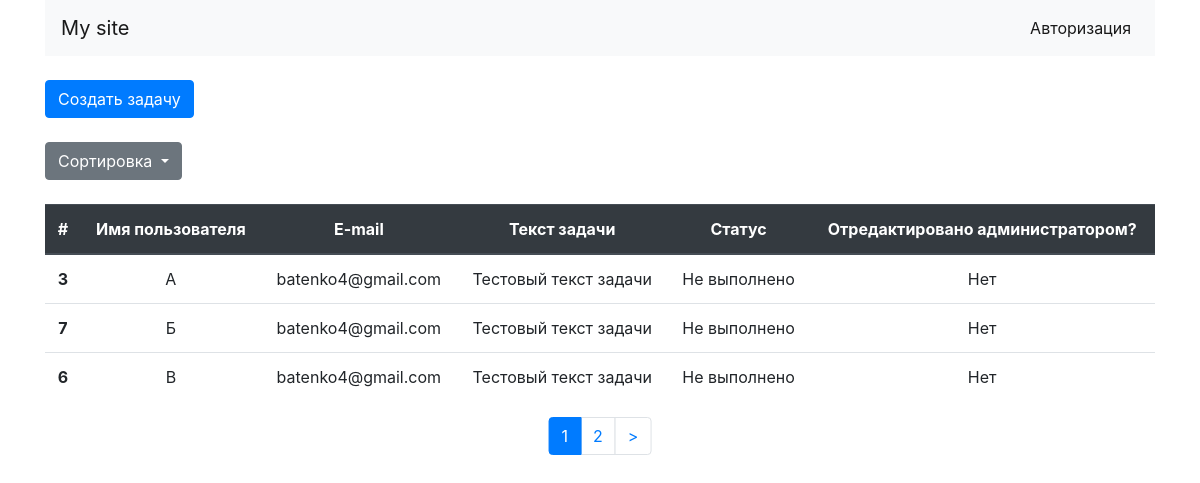
The page / on the database its author committed.
### tables this page shows
CREATE TABLE `jobs` (
  `id` int(10) unsigned NOT NULL AUTO_INCREMENT,
  `name` varchar(255) NOT NULL,
  `email` varchar(255) NOT NULL,
  `text` text NOT NULL,
  `status` tinyint(1) DEFAULT '0',
  `is_edit` tinyint(1) DEFAULT '0',
  KEY `id` (`id`)
);

### config/routes.php (called while the page is built)
<?php
return array(
    'admin/edit/([0-9]+)' => 'admin/edit/$1',
    'admin/delete/([0-9]+)' => 'admin/delete/$1',
    'admin' => 'admin/index',
    'logout' => 'login/logout',
    'create' => 'site/create',
    'login' => 'login/index',
    'page-([0-9]+)' => 'site/index/$1',
    '' => 'site/index',
);

### controllers/SiteController.php (called while the page is built, shortened)
<?php
class SiteController
{
    public function actionIndex($page = 1)
    {
        $jobs = Job::getList($page, 3, $_REQUEST);
        $total = Job::getTotalJobs();
        $pagination = new Pagination($total, $page , 3, 'page-');
        require_once(ROOT . '/views/site/index.php');
        return true;
    }
}

### index.php (called while the page is built, shortened)
<?php
require_once(ROOT.'/components/Autoload.php');
$router = new Router();
$router->run();

### components/Autoload.php (called while the page is built, shortened)
<?php
spl_autoload_register(function($class_name) {
    $array_paths = array(
        '/models/',
        '/components/',
        '/controllers/',
    );
    foreach ($array_paths as $path) {
        $path = ROOT . $path . $class_name . '.php';
    }
});

### models/User.php (called while the page is built, shortened)
<?php
class User
{
    public static function isGuest()
    {
        return true;
    }
}

### models/Job.php (called while the page is built, shortened)
<?php
class Job {
    public static function getList($page, $count = 3, $request = []) {
        $db = Db::getConnection();
        $order = 'ORDER BY name ASC';
        $result = $db->query('SELECT * FROM jobs '.$order.' LIMIT '. $count .' OFFSET '. ($page - 1) * $count);
        return $result->fetchAll();
    }
    public static function getTotalJobs() {
        $db = Db::getConnection();
        $sql = 'SELECT count(id) AS count FROM jobs';
        $result = $db->prepare($sql);
        $result->execute();
        $row = $result->fetch();
        return $row['count'];
    }
}

### views/site/index.php (the view, shortened to what this page needs)
<?php include ROOT . '/views/layouts/header.php'; ?>
<section>
    <div class="container">
        <div class="row">
            <div class="col-lg-12">
                <a href="/create" class="btn btn-primary mt-4 mb-4">Создать задачу</a>
                <div class="dropdown mb-4">
                    <button class="btn btn-secondary dropdown-toggle" type="button" id="dropdownMenuButton" data-toggle="dropdown" aria-haspopup="true" aria-expanded="false">
                        Сортировка
                    </button>
                </div>
                <table class="table" style="text-align: center">
                    <thead class="thead-dark">
                    <tr>
                        <th scope="col">#</th>
                        <th scope="col">Имя пользователя</th>
                        <th scope="col">E-mail</th>
                        <th scope="col">Текст задачи</th>
                        <th>Статус</th>
                        <th>Отредактировано администратором?</th>
                    </tr>
                    </thead>
                    <tbody>
                    <?php foreach($jobs as $job): ?>
                        <tr>
                            <th scope="row"><?php echo $job['id'] ?></th>
                            <td><?php echo $job['name'] ?></td>
                            <td><?php echo $job['email'] ?></td>
                            <td><?php echo $job['text'] ?></td>
                            <td><?php echo $job['status'] ? 'Выполнено' : 'Не выполнено'; ?></td>
                            <td><?php echo $job['is_edit'] == 1 ? 'Да' : 'Нет' ?></td>
                        </tr>
                    <?php endforeach; ?>
                    </tbody>
                </table>
                <?php echo $pagination->get(); ?>
            </div>
        </div>
    </div>
</section>
<?php include ROOT . '/views/layouts/footer.php'; ?>

### components/Router.php (shortened to what this page needs)
<?php
class Router
{
    private $routes;
    public function __construct()
    {
        $routesPath = ROOT . '/config/routes.php';
        $this->routes = include($routesPath);
    }
    private function getURI()
    {
        if (!empty($_SERVER['REQUEST_URI'])) {
            return trim($_SERVER['REQUEST_URI'], '/');
        }
    }
    public function run()
    {
        $uri = $this->getURI();
        foreach ($this->routes as $uriPattern => $path) {
            if (preg_match("~$uriPattern~", $uri)) {
                $internalRoute = preg_replace("~$uriPattern~", $path, $uri);
                $segments = explode('/', $internalRoute);
                $controllerName = array_shift($segments) . 'Controller';
                $actionName = 'action' . ucfirst(array_shift($segments));
                $parameters = $segments;
                $controllerObject = new $controllerName;
                $result = call_user_func_array(array($controllerObject, $actionName), $parameters);
                if ($result != null) {
                    break;
                }
            }
        }
    }
}

### views/layouts/header.php (shortened to what this page needs)
<!doctype html>
<html lang="en">
<head>
    <link rel="stylesheet" href="https://stackpath.bootstrapcdn.com/bootstrap/4.4.1/css/bootstrap.min.css">
    <link rel="stylesheet" href="/template/css/style.css">
</head>
<body>
<header>
    <div class="container">
        <div class="row">
            <div class="col-lg-12">
                <nav class="navbar navbar-expand-lg navbar-light bg-light ">
                    <a class="navbar-brand" href="/">My site</a>
                    <div class="collapse navbar-collapse  justify-content-end" id="navbarNav">
                        <ul class="navbar-nav" >
                            <?php if (User::isGuest()): ?>
                            <li class="nav-item active">
                                    <a class="nav-link" href="/login">Авторизация <span class="sr-only">(current)</span></a>
                            </li>
                            <?php endif ?>
                        </ul>
                    </div>
                </nav>
            </div>
        </div>
    </div>
</header>

### components/Pagination.php (shortened to what this page needs)
<?php
class Pagination
{
    private $max = 10;
    private $index = 'page';
    private $current_page;
    private $total;
    private $limit;
    public function __construct($total, $currentPage, $limit, $index)
    {
        $this->total = $total;
        $this->limit = $limit;
        $this->index = $index;
        $this->amount = $this->amount();
    }
    public function get()
    {
        $links = null;
        $limits = $this->limits();
        $html = '<nav aria-label="Page navigation example" class="navbar-nav navbar-center"><ul class="pagination">';
        for ($page = $limits[0]; $page <= $limits[1]; $page++) {
            if ($page == $this->current_page) {
                $links .= '<li class="active page-item"><a  class="page-link">' . $page . '</a></li>';
            } else {
                $links .= $this->generateHtml($page);
            }
        }
        if (!is_null($links)) {
            if ($this->current_page < $this->amount)
                $links .= $this->generateHtml($this->amount, '&gt;');
        }
        $html .= $links . '</ul></nav>';
        return $html;
    }
    private function generateHtml($page, $text = null)
    {
        if (!$text)
            $text = $page;
        $currentURI = rtrim($_SERVER['REQUEST_URI'], '/');
        $currentURI = preg_replace('~/page-[0-9]+~', '', $currentURI);
        $newCurrentURI = $currentURI;
        return
                '<li class="page-item"><a class="page-link" href="' . $newCurrentURI . $this->index . $page . $currentURI . '">' . $text . '</a></li>';
    }
    private function limits()
    {
        $left = $this->current_page - round($this->max / 2);
        $start = $left > 0 ? $left : 1;
        if ($start + $this->max <= $this->amount) {
            $end = $start > 1 ? $start + $this->max : $this->max;
        } else {
            $end = $this->amount;
            $start = $this->amount - $this->max > 0 ? $this->amount - $this->max : 1;
        }
        return array($start, $end);
    }
    private function setCurrentPage($currentPage)
    {
        $this->current_page = $currentPage;
    }
    private function amount()
    {
        return ceil($this->total / $this->limit);
    }
}

### views/layouts/footer.php (shortened to what this page needs)
</body>
</html>

### template/css/style.css (style rules this page uses)
body td, body th { vertical-align: middle !important; }
.navbar-nav.navbar-center { position: absolute; left: 50%; transform: translatex(-50%); }

### rows shown on the page
jobs: id "3", name "А", email "batenko4@gmail.com", text "Тестовый текст задачи", status "Не выполнено", is_edit "Нет"
jobs: id "7", name "Б", email "batenko4@gmail.com", text "Тестовый текст задачи", status "Не выполнено", is_edit "Нет"
jobs: id "6", name "В", email "batenko4@gmail.com", text "Тестовый текст задачи", status "Не выполнено", is_edit "Нет"

### other values the page prints
$text "2"
$text ">"
